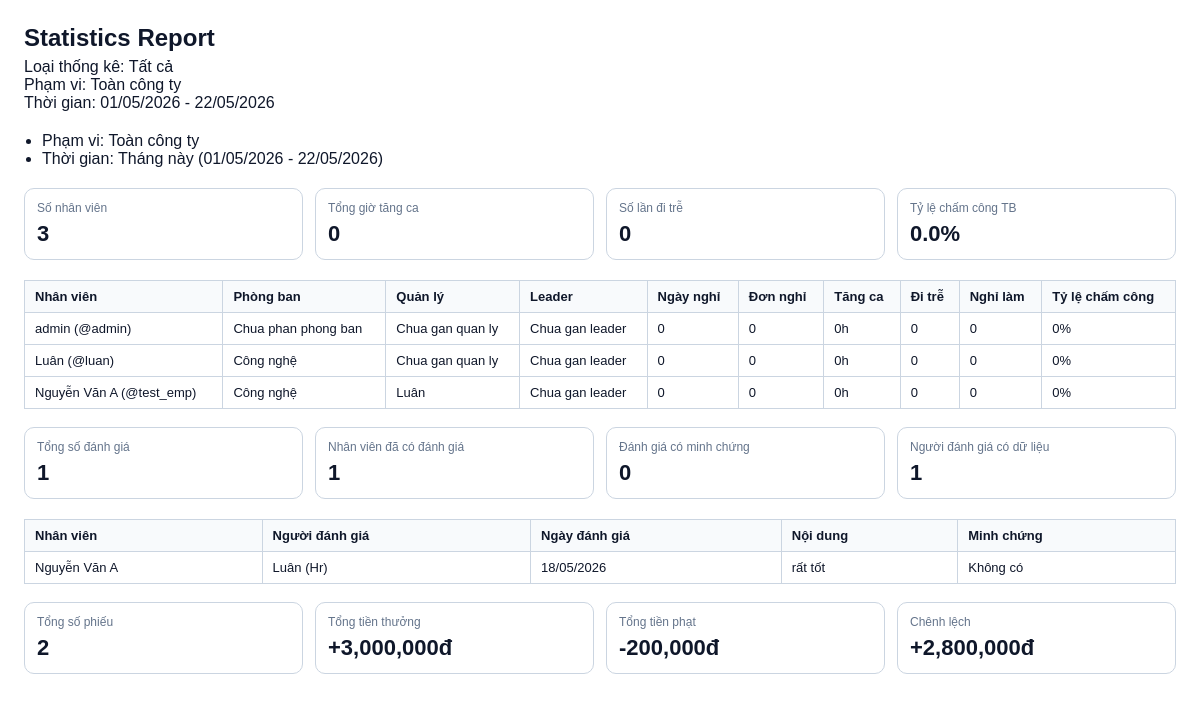
The page /statistics/print/ (signed in) on the database its author committed.
### accounts/models/account_model.py (models this page shows, shortened)
class UserProfile(models.Model):
    user = models.OneToOneField(
        User,
        on_delete=models.CASCADE,
        related_name="profile",
        help_text="Django user that owns this profile.",
    )
    role = models.ForeignKey(
        Role,
        on_delete=models.SET_NULL,
        null=True,
        blank=True,
        related_name="users",
        help_text="System role used for interface and access control.",
    )
    permissions = models.ManyToManyField(
        CustomPermission,
        blank=True,
        related_name="users",
        help_text="Custom permissions assigned independently from role.",
    )
    full_name = models.CharField(
        max_length=255,
        blank=True,
        null=True,
        default="",
        help_text="Full name from registration.",
    )
    employee_id = models.CharField(
        max_length=50,
        unique=True,
        help_text="Unique employee ID.",
    )
    class Meta:
        ordering = ["user__username"]

### employee_profiles/models/employee_work_info_model.py (models this page shows, shortened)
class EmployeeWorkInfo(models.Model):
    user = models.OneToOneField(
        User,
        on_delete=models.CASCADE,
        related_name='work_info',
        help_text="User sở hữu thông tin công việc này.",
    )
    employee_type = models.CharField(
        max_length=100,
        blank=True,
        default='',
        help_text="Loại nhân viên: Toàn thời gian, Bán thời gian, Thực tập...",
    )
    department = models.CharField(
        max_length=100,
        blank=True,
        default='',
        help_text="Phòng ban hoặc bộ phận. VD: Phòng Kinh doanh.",
    )
    position = models.CharField(
        max_length=100,
        blank=True,
        default='',
        help_text="Chức danh. VD: Chuyên viên kinh doanh.",
    )
    workplace = models.CharField(
        max_length=100,
        blank=True,
        default='',
        help_text="Nơi làm việc chính. VD: Văn phòng Hà Nội.",
    )
    probation_start = models.CharField(
        max_length=10,
        blank=True,
        default='',
        help_text="Ngày bắt đầu thử việc (DD/MM/YYYY).",
    )
    official_start_date = models.CharField(
        max_length=10,
        blank=True,
        default='',
        help_text="Ngày làm việc chính thức (DD/MM/YYYY).",
    )
    WORKING = 'working'
    PROBATION = 'probation'
    PAUSED = 'paused'
    RESIGNED = 'resigned'
    WORK_STATUS_CHOICES = [
        (WORKING, 'Đang làm việc'),
        (PROBATION, 'Đang thử việc'),
        (PAUSED, 'Tạm nghỉ'),
        (RESIGNED, 'Đã nghỉ việc'),
    ]
    work_status = models.CharField(
        max_length=30,
        blank=True,
        default='',
        choices=WORK_STATUS_CHOICES,
        help_text="Trạng thái làm việc hiện tại.",
    )
    manager_user = models.ForeignKey(
        User,
        on_delete=models.SET_NULL,
        null=True,
        blank=True,
        related_name='managed_employees',
        help_text="Quản lý trực tiếp của nhân viên này.",
    )
    leader_user = models.ForeignKey(
        User,
        on_delete=models.SET_NULL,
        null=True,
        blank=True,
        related_name='led_employees',
        help_text="Leader phụ trách nhân viên này.",
    )
    class Meta:
        ordering = ['user__username']
        verbose_name = 'Thông tin công việc'
        verbose_name_plural = 'Thông tin công việc'

### performance/models/evaluation_model.py (models this page shows, shortened)
class Evaluation(models.Model):
    STATUS_CHOICES = [
        ('draft', 'Nháp'),
        ('submitted', 'Đã gửi'),
        ('acknowledged', 'HR đã xác nhận'),
    ]
    RATING_CHOICES = [
        ('A', 'A - Xuất sắc'),
        ('B', 'B - Tốt'),
        ('C', 'C - Trung bình'),
        ('D', 'D - Cần cải thiện'),
    ]
    employee = models.ForeignKey(
        User,
        on_delete=models.CASCADE,
        related_name='evaluations_received',
        help_text="Nhân viên được đánh giá.",
    )
    reviewer = models.ForeignKey(
        User,
        on_delete=models.CASCADE,
        related_name='evaluations_given',
        help_text="Người thực hiện đánh giá (Manager/Leader).",
    )
    category = models.ForeignKey(
        EvaluationCategory,
        on_delete=models.SET_NULL,
        null=True,
        blank=True,
        related_name='evaluations',
        help_text="Loại đánh giá."
    )
    status = models.CharField(
        max_length=20,
        choices=STATUS_CHOICES,
        default='draft',
        help_text="Trạng thái đánh giá."
    )
    rating = models.CharField(
        max_length=5,
        choices=RATING_CHOICES,
        blank=True,
        default='',
        help_text="Xếp loại nhân viên."
    )
    evaluation_date = models.DateField(
        help_text="Ngày đánh giá.",
    )
    content = models.TextField(
        help_text="Nội dung đánh giá.",
    )
    evidence_reference = models.CharField(
        max_length=255,
        blank=True,
        default='',
        help_text="File minh chứng hoặc link tham chiếu.",
    )
    acknowledged_by = models.ForeignKey(
        User,
        on_delete=models.SET_NULL,
        null=True,
        blank=True,
        related_name='evaluations_acknowledged',
        help_text="HR xác nhận đánh giá."
    )
    acknowledged_at = models.DateTimeField(
        null=True,
        blank=True,
        help_text="Thời điểm HR xác nhận."
    )
    hr_note = models.TextField(
        blank=True,
        default='',
        help_text="Ghi chú phản hồi từ HR."
    )
    created_at = models.DateTimeField(auto_now_add=True)
    class Meta:
        ordering = ['-evaluation_date']
        verbose_name = 'Đánh giá nhân viên'
        verbose_name_plural = 'Đánh giá nhân viên'

### stats_reports/views/__init__.py (the view)
# urls.py: path('statistics/print/', statistics_print_view, name='statistics_print'),
@login_required
def statistics_print_view(request):
    ensure_profile(request.user)
    if not can_access_statistics(request.user):
        messages.error(request, 'Bạn không có quyền in statistics.')
        return redirect('dashboard')
    context = build_statistics_page_context(request.user, request.GET)
    return render(request, 'stats_reports/statistics_print.html', context)

### accounts/services/account/account_info_service.py (called while the page is built)
def ensure_profile(user):
    profile, created = UserProfile.objects.get_or_create(user=user)
    return profile

def ensure_work_info(user):
    from employee_profiles.models import EmployeeWorkInfo
    work_info, created = EmployeeWorkInfo.objects.get_or_create(user=user)
    return work_info

def get_user_display_name(user):
    profile = ensure_profile(user)
    return profile.full_name or user.username

def get_department_label(user):
    work_info = ensure_work_info(user)
    return work_info.department or "Chua phan phong ban"

def get_manager_display_name(user):
    work_info = ensure_work_info(user)
    manager_user = work_info.manager_user
    if not manager_user:
        return "Chua gan quan ly"
    return get_user_display_name(manager_user)

def get_leader_display_name(user):
    work_info = ensure_work_info(user)
    leader_user = work_info.leader_user
    if not leader_user:
        return "Chua gan leader"
    return get_user_display_name(leader_user)

### accounts/services/permission/access_control_service.py (called while the page is built)
def has_admin_business_access(user):
    role_name = get_user_role_name(user)
    return role_name == Role.ADMIN or (
        user.is_authenticated and user.is_superuser and not role_name
    )

def can_access_statistics(user):
    return has_admin_business_access(user) or user_has_role(
        user, Role.HR, Role.MANAGER, Role.LEADER
    )

### accounts/services/permission/role_service.py (called while the page is built)
def get_user_role_name(user):
    if not user.is_authenticated:
        return ""
    try:
        role = user.profile.role
    except UserProfile.DoesNotExist:
        return ""
    return role.name.lower() if role and role.name else ""

def user_has_role(user, *role_names):
    normalized_roles = {role.lower() for role in role_names}
    return get_user_role_name(user) in normalized_roles

### performance/services/evaluation_data.py (called while the page is built)
def get_demo_display_name(user):
    if not user:
        return ""
    profile = getattr(user, 'profile', None)
    if profile and profile.full_name:
        return profile.full_name
    return user.username

### stats_reports/services/__init__.py (called while the page is built, shortened)
def get_statistics_scope(user):
    ensure_profile(user)
    work_info = ensure_work_info(user)
    if has_admin_business_access(user) or user_has_role(user, Role.HR):
        return {
            'scope_name': 'company', 'scope_label': 'Toàn công ty',
            'locked_department': '', 'locked_leader': '', 'error_message': '',
        }

def get_statistics_type_from_params(params):
    selected_type = params.get('stats_type', 'all')
    if selected_type not in STATISTICS_TYPE_LABEL_MAP:
        selected_type = 'all'
    return selected_type

### stats_reports/templates/stats_reports/statistics_print.html (shortened to what this page needs)
<!DOCTYPE html>
<html lang="vi">
<head>
</head>
<body>
    <div class="print-header">
        <h1>Statistics Report</h1>
        <div>Loại thống kê: {{ selected_stats_type_label }}</div>
        <div>Phạm vi: {{ scope.scope_label|default:"Không xác định" }}</div>
        <div>Thời gian: {{ time_range.date_range_text }}</div>
    </div>
    {% if statistics_sections.filter_summary %}
    <ul class="summary-list">
        {% for item in statistics_sections.filter_summary %}
        <li>{{ item }}</li>
        {% endfor %}
    </ul>
    {% endif %}
    {% if statistics_error_message %}
    <div class="empty-box">{{ statistics_error_message }}</div>
    {% else %}
    {% if selected_stats_type == 'evaluation' %}
    <div class="card-grid">
        {% for card in statistics_sections.evaluation_cards %}
        <div class="card">
            <div class="card-label">{{ card.label }}</div>
            <div class="card-value">{{ card.value }}</div>
        </div>
        {% endfor %}
    </div>
    <table>
        <thead>
            <tr>
                <th>Nhân viên</th>
                <th>Phòng ban</th>
                <th>Người đánh giá</th>
                <th>Ngày đánh giá</th>
                <th>Nội dung</th>
                <th>Minh chứng</th>
            </tr>
        </thead>
        <tbody>
            {% for row in statistics_sections.evaluation_rows %}
            <tr>
                <td>{{ row.employee_name }} (@{{ row.employee_username }})</td>
                <td>{{ row.department }}</td>
                <td>{{ row.reviewer_name }} ({{ row.reviewer_role }})</td>
                <td>{{ row.evaluation_date_display }}</td>
                <td>{{ row.evaluation_content }}</td>
                <td>{{ row.evidence_reference|default:"Không có" }}</td>
            </tr>
            {% empty %}
            <tr>
                <td colspan="6">Chưa có dữ liệu để in.</td>
            </tr>
            {% endfor %}
        </tbody>
    </table>
    {% else %}
    <div class="card-grid">
        {% for card in statistics_sections.summary_cards %}
        <div class="card">
            <div class="card-label">{{ card.label }}</div>
            <div class="card-value">{{ card.value }}</div>
        </div>
        {% endfor %}
    </div>
    <table>
        <thead>
            <tr>
                <th>Nhân viên</th>
                <th>Phòng ban</th>
                <th>Quản lý</th>
                <th>Leader</th>
                <th>Ngày nghỉ</th>
                <th>Đơn nghỉ</th>
                <th>Tăng ca</th>
                <th>Đi trễ</th>
                <th>Nghỉ làm</th>
                <th>Tỷ lệ chấm công</th>
            </tr>
        </thead>
        <tbody>
            {% for row in statistics_sections.summary_rows %}
            <tr>
                <td>{{ row.employee_name }} (@{{ row.employee_username }})</td>
                <td>{{ row.department }}</td>
                <td>{{ row.manager_name }}</td>
                <td>{{ row.leader_name }}</td>
                <td>{{ row.leave_days }}</td>
                <td>{{ row.leave_requests }}</td>
                <td>{{ row.overtime_hours }}h</td>
                <td>{{ row.late_count }}</td>
                <td>{{ row.absence_days }}</td>
                <td>{{ row.attendance_rate }}%</td>
            </tr>
            {% empty %}
            <tr>
                <td colspan="10">Chưa có dữ liệu để in.</td>
            </tr>
            {% endfor %}
        </tbody>
    </table>
    {% if selected_stats_type == 'all' %}
    <div style="height: 18px;"></div>
    <div class="card-grid">
        {% for card in statistics_sections.evaluation_cards %}
        <div class="card">
            <div class="card-label">{{ card.label }}</div>
            <div class="card-value">{{ card.value }}</div>
        </div>
        {% endfor %}
    </div>
    <table>
        <thead>
            <tr>
                <th>Nhân viên</th>
                <th>Người đánh giá</th>
                <th>Ngày đánh giá</th>
                <th>Nội dung</th>
                <th>Minh chứng</th>
            </tr>
        </thead>
        <tbody>
            {% for row in statistics_sections.evaluation_rows %}
            <tr>
                <td>{{ row.employee_name }}</td>
                <td>{{ row.reviewer_name }} ({{ row.reviewer_role }})</td>
                <td>{{ row.evaluation_date_display }}</td>
                <td>{{ row.evaluation_content }}</td>
                <td>{{ row.evidence_reference|default:"Không có" }}</td>
            </tr>
            {% empty %}
            <tr>
                <td colspan="5">Chưa có dữ liệu đánh giá để in.</td>
            </tr>
            {% endfor %}
        </tbody>
    </table>
    <div style="height: 18px;"></div>
    <div class="card-grid">
        {% for card in statistics_sections.rewards_cards %}
        <div class="card">
            <div class="card-label">{{ card.label }}</div>
            <div class="card-value">{{ card.value }}</div>
        </div>
        {% endfor %}
    </div>
    {% endif %}
    {% endif %}
    {% endif %}
</body>
</html>

### stats_reports/templates/stats_reports/statistics_print.html (style rules this page uses)
body { font-family: Arial, sans-serif; color: #0f172a; margin: 24px; }
.print-header { margin-bottom: 20px; }
.print-header h1 { margin-bottom: 6px; font-size: 24px; }
.summary-list { margin: 0 0 20px; padding-left: 18px; }
.card-grid { display: grid; grid-template-columns: repeat(4, minmax(0, 1fr)); gap: 12px; margin-bottom: 20px; }
.card { border: 1px solid #cbd5e1; border-radius: 10px; padding: 12px; }
.card-label { font-size: 12px; color: #64748b; margin-bottom: 6px; }
.card-value { font-size: 22px; font-weight: bold; }
table { width: 100%; border-collapse: collapse; }
th, td { border: 1px solid #cbd5e1; padding: 8px 10px; text-align: left; font-size: 13px; }
th { background: #f8fafc; }

### rows shown on the page
UserProfile: employee_name "Nguyễn Văn A"
UserProfile: reviewer_name "Luân"
Evaluation: evaluation_content "rất tốt"

### other values the page prints
{{ selected_stats_type_label }} "Tất cả"
{{ scope.scope_label|default:"Không xác định" }} "Toàn công ty"
{{ time_range.date_range_text }} "01/05/2026 - 22/05/2026"
{{ item }} "Phạm vi: Toàn công ty" "Thời gian: Tháng này (01/05/2026 - 22/05/2026)"
{{ card.label }} "Số nhân viên" "Tổng giờ tăng ca" "Số lần đi trễ" "Tỷ lệ chấm công TB"
{{ card.value }} "3" "0" "0" "0.0%"
{{ row.employee_name }} "admin"
{{ row.employee_username }} "admin"
{{ row.department }} "Chua phan phong ban"
{{ row.manager_name }} "Chua gan quan ly"
{{ row.leader_name }} "Chua gan leader"
{{ row.leave_days }} "0"
{{ row.leave_requests }} "0"
{{ row.overtime_hours }} "0"
{{ row.late_count }} "0"
